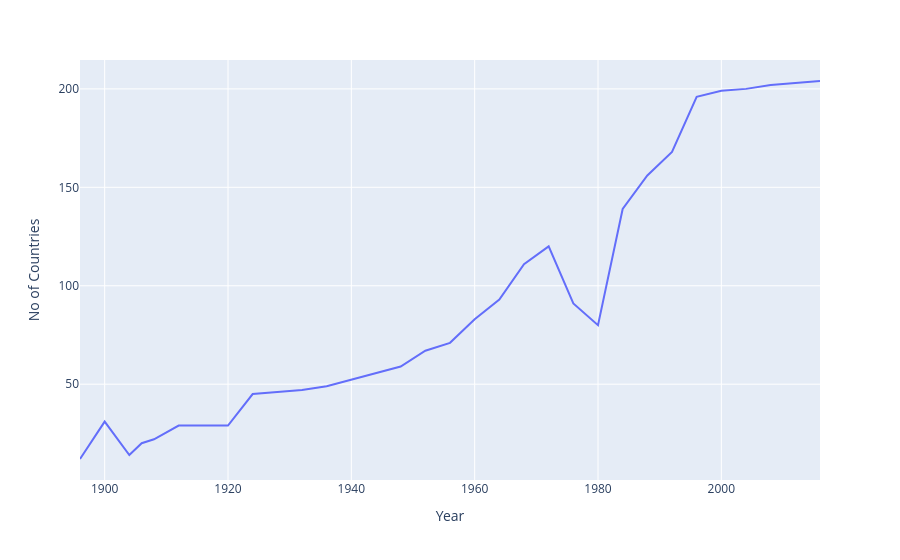

Here is the notebook cell this chart was saved with:
### Code cell
import plotly.express as px
import matplotlib.pyplot as plt
plt.figure(figsize=(12,8))
fig = px.line(nation_over_time,x="Year",y="No of Countries")
fig.show()

### Figure 1 — Plotly figure (JSON) as saved in the notebook; plotly's stock layout.template omitted (floating-point values rounded to 4 significant figures)
{"data": [{"hovertemplate": "Year=%{x}<br>No of Countries=%{y}<extra></extra>", "legendgroup": "", "line": {"color": "#636efa", "dash": "solid"}, "marker": {"symbol": "circle"}, "mode": "lines", "name": "", "orientation": "v", "showlegend": false, "type": "scatter", "x": [1896, 1900, 1904, 1906, 1908, 1912, 1920, 1924, 1928, 1932, 1936, 1948, 1952, 1956, 1960, 1964, 1968, 1972, 1976, 1980, 1984, 1988, 1992, 1996, 2000, 2004, 2008, 2012, 2016], "xaxis": "x", "y": [12, 31, 14, 20, 22, 29, 29, 45, 46, 47, 49, 59, 67, 71, 83, 93, 111, 120, 91, 80, 139, 156, 168, 196, 199, 200, 202, 203, 204], "yaxis": "y"}], "layout": {"legend": {"tracegroupgap": 0}, "margin": {"t": 60}, "xaxis": {"anchor": "y", "domain": [0, 1], "title": {"text": "Year"}}, "yaxis": {"anchor": "x", "domain": [0, 1], "title": {"text": "No of Countries"}}}}
